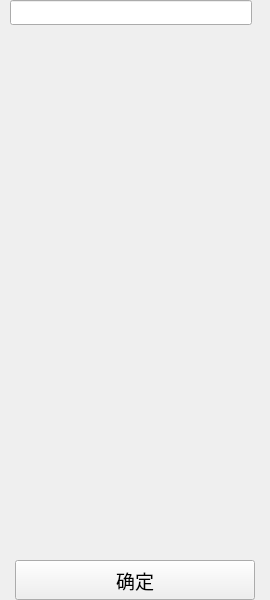
<?xml version="1.0" encoding="UTF-8"?>
<ui version="4.0">
 <class>Form</class>
 <widget class="QWidget" name="Form">
  <property name="geometry">
   <rect>
    <x>0</x>
    <y>0</y>
    <width>270</width>
    <height>600</height>
   </rect>
  </property>
  <property name="minimumSize">
   <size>
    <width>0</width>
    <height>0</height>
   </size>
  </property>
  <property name="maximumSize">
   <size>
    <width>270</width>
    <height>600</height>
   </size>
  </property>
  <property name="windowTitle">
   <string>Form</string>
  </property>
  <layout class="QGridLayout" name="gridLayout">
   <property name="leftMargin">
    <number>0</number>
   </property>
   <property name="topMargin">
    <number>0</number>
   </property>
   <property name="rightMargin">
    <number>0</number>
   </property>
   <property name="bottomMargin">
    <number>0</number>
   </property>
   <item row="7" column="0">
    <layout class="QHBoxLayout" name="horizontalLayout_2">
     <item>
      <widget class="QLabel" name="label">
       <property name="text">
        <string/>
       </property>
      </widget>
     </item>
     <item>
      <widget class="QPushButton" name="PB_confirmgroup">
       <property name="minimumSize">
        <size>
         <width>240</width>
         <height>40</height>
        </size>
       </property>
       <property name="font">
        <font>
         <family>微软雅黑</family>
         <pointsize>14</pointsize>
        </font>
       </property>
       <property name="text">
        <string>确定</string>
       </property>
      </widget>
     </item>
     <item>
      <widget class="QLabel" name="label_2">
       <property name="text">
        <string/>
       </property>
      </widget>
     </item>
    </layout>
   </item>
   <item row="1" column="0">
    <widget class="QScrollArea" name="SA_group">
     <property name="minimumSize">
      <size>
       <width>70</width>
       <height>490</height>
      </size>
     </property>
     <property name="maximumSize">
      <size>
       <width>270</width>
       <height>600</height>
      </size>
     </property>
     <property name="cursor" stdset="0">
      <cursorShape>PointingHandCursor</cursorShape>
     </property>
     <property name="mouseTracking">
      <bool>false</bool>
     </property>
     <property name="autoFillBackground">
      <bool>false</bool>
     </property>
     <property name="frameShape">
      <enum>QFrame::NoFrame</enum>
     </property>
     <property name="lineWidth">
      <number>1</number>
     </property>
     <property name="widgetResizable">
      <bool>true</bool>
     </property>
     <widget class="QWidget" name="scrollAreaWidgetContents">
      <property name="geometry">
       <rect>
        <x>0</x>
        <y>0</y>
        <width>270</width>
        <height>519</height>
       </rect>
      </property>
      <layout class="QGridLayout" name="gridLayout_2">
       <property name="leftMargin">
        <number>0</number>
       </property>
       <property name="topMargin">
        <number>9</number>
       </property>
       <property name="rightMargin">
        <number>9</number>
       </property>
       <property name="bottomMargin">
        <number>0</number>
       </property>
      </layout>
     </widget>
    </widget>
   </item>
   <item row="0" column="0">
    <layout class="QHBoxLayout" name="horizontalLayout">
     <item>
      <spacer name="horizontalSpacer_2">
       <property name="orientation">
        <enum>Qt::Horizontal</enum>
       </property>
       <property name="sizeType">
        <enum>QSizePolicy::Minimum</enum>
       </property>
       <property name="sizeHint" stdset="0">
        <size>
         <width>10</width>
         <height>20</height>
        </size>
       </property>
      </spacer>
     </item>
     <item>
      <widget class="QLineEdit" name="LE_search">
       <property name="minimumSize">
        <size>
         <width>20</width>
         <height>25</height>
        </size>
       </property>
      </widget>
     </item>
     <item>
      <spacer name="horizontalSpacer">
       <property name="orientation">
        <enum>Qt::Horizontal</enum>
       </property>
       <property name="sizeType">
        <enum>QSizePolicy::Minimum</enum>
       </property>
       <property name="sizeHint" stdset="0">
        <size>
         <width>18</width>
         <height>25</height>
        </size>
       </property>
      </spacer>
     </item>
    </layout>
   </item>
  </layout>
 </widget>
 <resources/>
 <connections/>
</ui>
